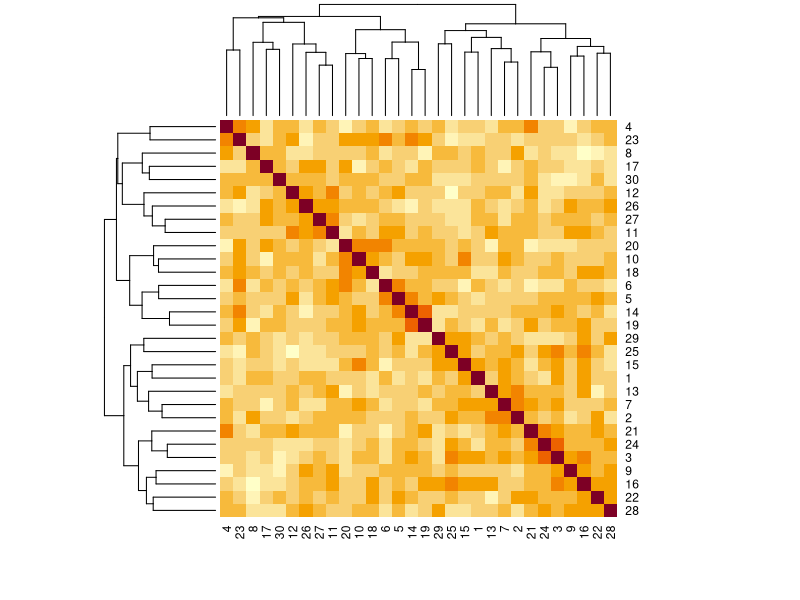

Here is the R script that generated this plot: (Note: this script raises an error after producing the figure.)
# Load required libraries
library(dplyr)
library(tidyr)
library(Matrix)
library(cluster)
library(gplots)
library(stats)

# Set random seed for reproducibility
set.seed(123)

# Q1: Create a file with random strings
random_strings <- replicate(1000, paste(sample(letters, 10, replace = TRUE), collapse = ""))
writeLines(random_strings, "random_strings.txt")

# Q2: Create a random dataset and perform operations
random_data <- matrix(sample(1:200, 100 * 30, replace = TRUE), ncol = 30)
random_data[10:60, ] <- NA
missing_rows <- sum(rowSums(is.na(random_data)) > 0)
cat("Number of rows with missing values:", missing_rows, "\n")

random_data[is.na(random_data)] <- colMeans(random_data, na.rm = TRUE)[col(random_data)]
cor_matrix <- cor(random_data)
cor_plot <- heatmap(cor_matrix, symm = TRUE)

high_cor_cols <- which(apply(cor_matrix, 2, function(x) any(x <= 0.7)))
cat("Columns with correlation <= 0.7:", high_cor_cols, "\n")

normalized_data <- scale(random_data, center = FALSE, scale = 10/(max(random_data) - min(random_data)))

binarized_data <- ifelse(random_data <= 0.5, 1, 0)

# Q3: Clustering algorithms
random_data_2 <- matrix(c(
  runif(500, -10, 10),
  runif(500, -10, 10),
  runif(500, -10, 10),
  runif(500, -10, 10),
  runif(500, 10, 20),
  runif(500, 10, 20),
  runif(500, 10, 20),
  runif(500, 10, 20),
  runif(500, -100, 100),
  runif(500, -100, 100)
), ncol = 10)

# K-Means clustering
kmeans_dist <- dist(random_data_2)
kmeans_fit <- kmeans(random_data_2, centers = 3)
plot(hclust(kmeans_dist), main = "K-Means Clustering")

# Hierarchical clustering
hierarchical_dist <- dist(random_data_2)
plot(hclust(hierarchical_dist), main = "Hierarchical Clustering")

# Q4: Visualizations
random_data_3 <- matrix(runif(600, -100, 100), ncol = 15)
colnames(random_data_3) <- paste("Column", 1:15)

# Scatter plot
plot(random_data_3[, 5], random_data_3[, 6], xlab = "Column 5", ylab = "Column 6", main = "Scatter Plot")

# Histograms
par(mfrow = c(3, 5))
for (i in 1:15) {
  hist(random_data_3[, i], main = colnames(random_data_3)[i], xlab = "")
}

# Box plots
boxplot(random_data_3, main = "Box Plots")

# Q5: Statistical tests
random_data_4 <- matrix(runif(500, 5, 10), ncol = 5)

# Perform t-Test on each column
t_test_results <- lapply(1:ncol(random_data_4), function(i) {
  t.test(random_data_4[, i])
})

# Perform Wilcoxon Signed Rank Test on each column
wilcox_test_results <- lapply(1:ncol(random_data_4), function(i) {
  wilcox.test(random_data_4[, i], mu = 7.5)
})

# Perform Two Sample t-Test and Wilcoxon Rank Sum Test on Column 3 and Column 4
t_test_3_4 <- t.test(random_data_4[, 3], random_data_4[, 4])
wilcox_test_3_4 <- wilcox.test(random_data_4[, 3], random_data_4[, 4])

# Print test results
print(t_test_results)
print(wilcox_test_results)
print(t_test_3_4)
print(wilcox_test_3_4)
